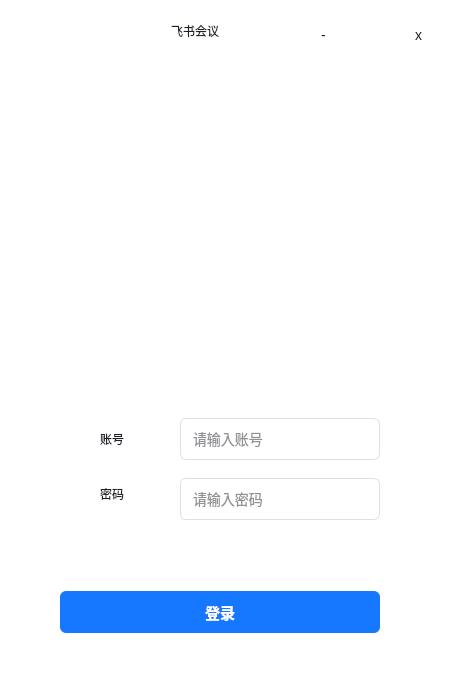
<?xml version="1.0" encoding="UTF-8"?>
<ui version="4.0">
 <class>LoginWindow</class>
 <widget class="QWidget" name="LoginWindow">
  <property name="geometry">
   <rect>
    <x>0</x>
    <y>0</y>
    <width>460</width>
    <height>700</height>
   </rect>
  </property>
  <property name="minimumSize">
   <size>
    <width>460</width>
    <height>700</height>
   </size>
  </property>
  <property name="maximumSize">
   <size>
    <width>460</width>
    <height>700</height>
   </size>
  </property>
  <property name="windowTitle">
   <string>登录界面demo</string>
  </property>
  <property name="styleSheet">
   <string notr="true">QWidget {
    background-color: white;
    font-family: &quot;Microsoft YaHei&quot;;
    color: #1f2329;
}

QLabel#labelTitle {
    font-size: 18px;
    font-weight: bold;
}

QLabel#labelUsername,
QLabel#labelPassword {
    font-size: 15px;
    color: #333333;
}

QLineEdit {
    border: 1px solid #dcdfe6;
    border-radius: 6px;
    padding-left: 10px;
    font-size: 14px;
    background-color: white;
}

QLineEdit:focus {
    border: 1px solid #1677ff;
}

QPushButton#btnLogin {
    background-color: #1677ff;
    color: white;
    border-radius: 6px;
    font-size: 15px;
    font-weight: bold;
}

QPushButton#btnLogin:hover {
    background-color: #4096ff;
}

QPushButton#btnMin,
QPushButton#btnClose {
    border: none;
    background-color: transparent;
    font-size: 14px;
}

QPushButton#btnClose:hover {
    background-color: #ff4d4f;
    color: white;
}</string>
  </property>
  <layout class="QVBoxLayout" name="verticalLayout">
   <item>
    <widget class="QWidget" name="topBar" native="true">
     <property name="minimumSize">
      <size>
       <width>0</width>
       <height>50</height>
      </size>
     </property>
     <property name="maximumSize">
      <size>
       <width>16777215</width>
       <height>50</height>
      </size>
     </property>
     <widget class="QPushButton" name="btnClose">
      <property name="geometry">
       <rect>
        <x>372</x>
        <y>10</y>
        <width>71</width>
        <height>28</height>
       </rect>
      </property>
      <property name="text">
       <string>x</string>
      </property>
     </widget>
     <widget class="QLabel" name="labeltitle">
      <property name="geometry">
       <rect>
        <x>160</x>
        <y>10</y>
        <width>69</width>
        <height>19</height>
       </rect>
      </property>
      <property name="text">
       <string>飞书会议</string>
      </property>
     </widget>
     <widget class="QPushButton" name="btnMin">
      <property name="geometry">
       <rect>
        <x>282</x>
        <y>10</y>
        <width>61</width>
        <height>28</height>
       </rect>
      </property>
      <property name="text">
       <string>-</string>
      </property>
     </widget>
    </widget>
   </item>
   <item>
    <widget class="QWidget" name="widget" native="true">
     <layout class="QVBoxLayout" name="verticalLayout_2">
      <item>
       <widget class="QWidget" name="logo_area" native="true">
        <property name="minimumSize">
         <size>
          <width>0</width>
          <height>260</height>
         </size>
        </property>
        <property name="maximumSize">
         <size>
          <width>16777215</width>
          <height>260</height>
         </size>
        </property>
       </widget>
      </item>
      <item>
       <widget class="QWidget" name="widget_2" native="true">
        <layout class="QGridLayout" name="gridLayout">
         <item row="0" column="0">
          <widget class="QWidget" name="formArea" native="true">
           <property name="enabled">
            <bool>true</bool>
           </property>
           <property name="minimumSize">
            <size>
             <width>340</width>
             <height>160</height>
            </size>
           </property>
           <property name="maximumSize">
            <size>
             <width>16777215</width>
             <height>160</height>
            </size>
           </property>
           <widget class="QLineEdit" name="editUsername">
            <property name="geometry">
             <rect>
              <x>120</x>
              <y>30</y>
              <width>200</width>
              <height>42</height>
             </rect>
            </property>
            <property name="minimumSize">
             <size>
              <width>200</width>
              <height>42</height>
             </size>
            </property>
            <property name="maximumSize">
             <size>
              <width>16777215</width>
              <height>42</height>
             </size>
            </property>
            <property name="text">
             <string/>
            </property>
            <property name="placeholderText">
             <string>请输入账号</string>
            </property>
           </widget>
           <widget class="QLineEdit" name="editPassword">
            <property name="geometry">
             <rect>
              <x>120</x>
              <y>90</y>
              <width>200</width>
              <height>42</height>
             </rect>
            </property>
            <property name="minimumSize">
             <size>
              <width>200</width>
              <height>42</height>
             </size>
            </property>
            <property name="maximumSize">
             <size>
              <width>16777215</width>
              <height>42</height>
             </size>
            </property>
            <property name="echoMode">
             <enum>QLineEdit::EchoMode::Password</enum>
            </property>
            <property name="placeholderText">
             <string>请输入密码</string>
            </property>
           </widget>
           <widget class="QLabel" name="username">
            <property name="geometry">
             <rect>
              <x>40</x>
              <y>40</y>
              <width>71</width>
              <height>21</height>
             </rect>
            </property>
            <property name="text">
             <string>账号</string>
            </property>
           </widget>
           <widget class="QLabel" name="password">
            <property name="geometry">
             <rect>
              <x>40</x>
              <y>90</y>
              <width>71</width>
              <height>31</height>
             </rect>
            </property>
            <property name="text">
             <string>密码</string>
            </property>
           </widget>
          </widget>
         </item>
         <item row="1" column="0">
          <widget class="QPushButton" name="btnLogin">
           <property name="minimumSize">
            <size>
             <width>320</width>
             <height>42</height>
            </size>
           </property>
           <property name="maximumSize">
            <size>
             <width>320</width>
             <height>42</height>
            </size>
           </property>
           <property name="text">
            <string>登录</string>
           </property>
          </widget>
         </item>
        </layout>
       </widget>
      </item>
     </layout>
    </widget>
   </item>
  </layout>
 </widget>
 <resources/>
 <connections/>
</ui>
